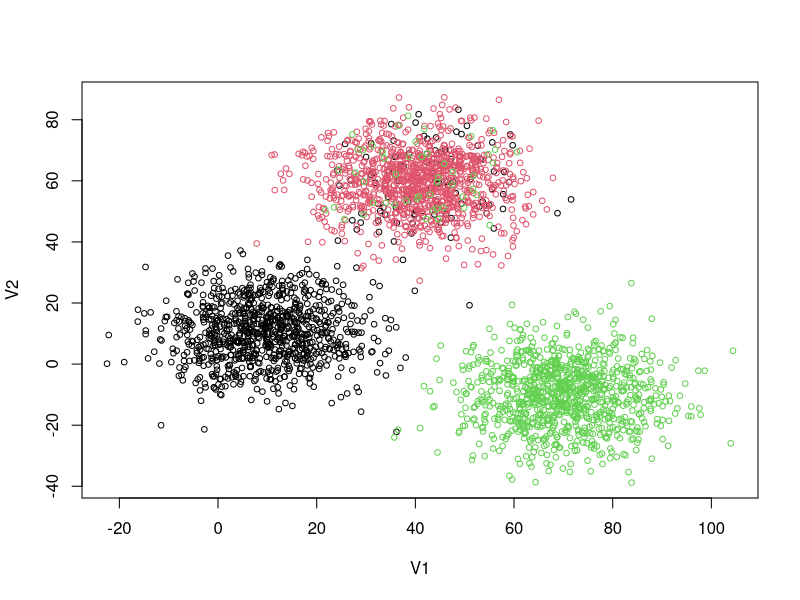
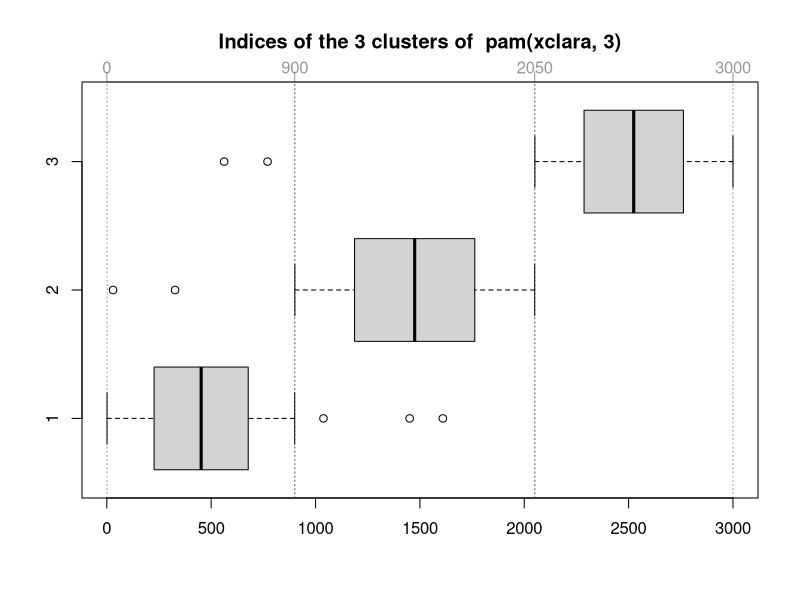

Reproduce these figures in R, in order.
library(cluster)


### Name: xclara
### Title: Bivariate Data Set with 3 Clusters
### Aliases: xclara
### Keywords: datasets

### ** Examples

## Visualization: Assuming groups are defined as {1:1000}, {1001:2000}, {2001:3000}
plot(xclara, cex = 3/4, col = rep(1:3, each=1000))
p.ID <- c(78, 1411, 2535) ## PAM's medoid indices  == pam(xclara, 3)$id.med
text(xclara[p.ID,], labels = 1:3, cex=2, col=1:3)
## No test: 
 px <- pam(xclara, 3) ## takes ~2 seconds
 cxcl <- px$clustering ; iCl <- split(seq_along(cxcl), cxcl)
 boxplot(iCl, range = 0.7, horizontal=TRUE,
         main = "Indices of the 3 clusters of  pam(xclara, 3)")

 ## Look more closely now:
 bxCl <- boxplot(iCl, range = 0.7, plot=FALSE)
 ## We see 3 + 2 + 2 = 7  clear "outlier"s  or "wrong group" observations:
 with(bxCl, rbind(out, group))
 ## out   1038 1451 1610   30  327  562  770
 ## group    1    1    1    2    2    3    3
 ## Apart from these, what are the robust ranges of indices? -- Robust range:
 t(iR <- bxCl$stats[c(1,5),])
 ##    1  900
 ##  901 2050
 ## 2051 3000
 gc <- adjustcolor("gray20",1/2)
 abline(v = iR, col = gc, lty=3)
 axis(3, at = c(0, iR[2,]), padj = 1.2, col=gc, col.axis=gc)
## End(No test)
